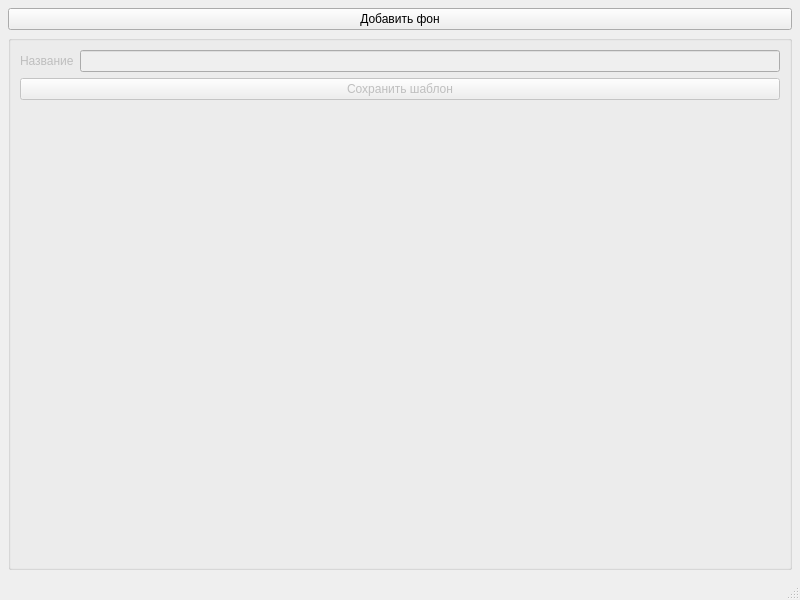
<?xml version="1.0" encoding="UTF-8"?>
<ui version="4.0">
 <class>MainWindow</class>
 <widget class="QMainWindow" name="MainWindow">
  <property name="windowModality">
   <enum>Qt::ApplicationModal</enum>
  </property>
  <property name="geometry">
   <rect>
    <x>0</x>
    <y>0</y>
    <width>800</width>
    <height>600</height>
   </rect>
  </property>
  <property name="windowTitle">
   <string>Шаблон</string>
  </property>
  <property name="windowIcon">
   <iconset resource="res/res.qrc">
    <normaloff>:/Icons/icon.png</normaloff>:/Icons/icon.png</iconset>
  </property>
  <widget class="QWidget" name="centralwidget">
   <layout class="QHBoxLayout" name="horizontalLayout">
    <property name="spacing">
     <number>5</number>
    </property>
    <property name="leftMargin">
     <number>8</number>
    </property>
    <property name="topMargin">
     <number>8</number>
    </property>
    <property name="rightMargin">
     <number>8</number>
    </property>
    <property name="bottomMargin">
     <number>8</number>
    </property>
    <item>
     <layout class="QGridLayout" name="gridLayout" columnstretch="0,0">
      <item row="1" column="0" colspan="2">
       <widget class="QGroupBox" name="groupBoxMainInfo">
        <property name="enabled">
         <bool>false</bool>
        </property>
        <property name="title">
         <string/>
        </property>
        <layout class="QFormLayout" name="formLayout">
         <item row="0" column="0">
          <widget class="QLabel" name="labelName">
           <property name="text">
            <string>Название</string>
           </property>
          </widget>
         </item>
         <item row="0" column="1">
          <widget class="QLineEdit" name="editName"/>
         </item>
         <item row="1" column="0" colspan="2">
          <widget class="QPushButton" name="buttonSave">
           <property name="text">
            <string>Сохранить шаблон</string>
           </property>
           <property name="icon">
            <iconset resource="res/res.qrc">
             <normaloff>:/Icons/use.png</normaloff>:/Icons/use.png</iconset>
           </property>
          </widget>
         </item>
        </layout>
       </widget>
      </item>
      <item row="0" column="0" colspan="2">
       <widget class="QPushButton" name="buttonAddBg">
        <property name="text">
         <string>Добавить фон</string>
        </property>
        <property name="icon">
         <iconset resource="res/res.qrc">
          <normaloff>:/Icons/img-file.png</normaloff>:/Icons/img-file.png</iconset>
        </property>
       </widget>
      </item>
     </layout>
    </item>
   </layout>
  </widget>
  <widget class="QStatusBar" name="statusbar"/>
 </widget>
 <resources>
  <include location="res/res.qrc"/>
 </resources>
 <connections/>
</ui>
